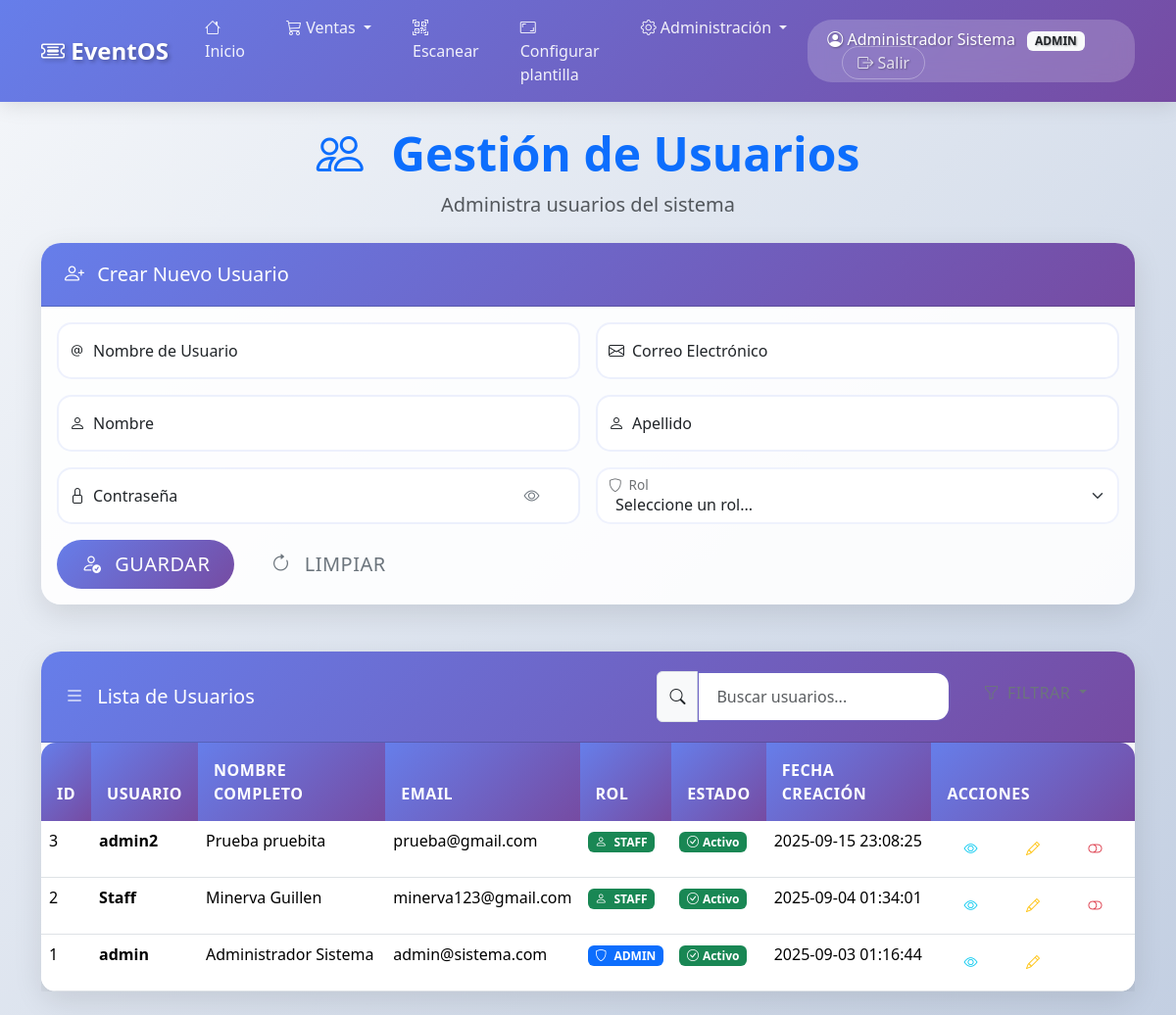
/gestionar_usuarios (signed in), run on the app's committed database.
### tables this page shows
CREATE TABLE usuarios (
            id INTEGER PRIMARY KEY AUTOINCREMENT,
            username TEXT UNIQUE NOT NULL,
            email TEXT UNIQUE NOT NULL,
            password TEXT NOT NULL,
            nombre TEXT NOT NULL,
            apellido TEXT NOT NULL,
            rol TEXT NOT NULL CHECK(rol IN ('admin', 'staff')),
            activo INTEGER DEFAULT 1,
            fecha_creacion DATETIME DEFAULT CURRENT_TIMESTAMP
        );

### app.py (the view)
@app.route("/gestionar_usuarios")
@solo_admin
def gestionar_usuarios():
    conexion = conectar_bd()
    cursor = conexion.cursor()
    cursor.execute("SELECT * FROM usuarios ORDER BY fecha_creacion DESC")
    usuarios = rows_to_dicts(cursor.fetchall())
    conexion.close()
    return render_template("gestionar_usuarios.html",
                           usuarios=usuarios,
                           usuario=session,
                           rol=session["rol"])

### templates/gestionar_usuarios.html (shortened to what this page needs)
{% extends "base.html" %}
{% block content %}
<div class="container">
    <div class="row">
        <div class="col-12">
            <div class="text-center mb-4 fade-in">
                <h2 class="display-5 fw-bold text-primary">
                    <i class="bi bi-people me-3"></i>
                    Gestión de Usuarios
                </h2>
                <p class="lead text-muted">Administra usuarios del sistema</p>
            </div>
        </div>
    </div>
    <div class="row mb-5">
        <div class="col-12">
            <div class="card slide-in">
                <div class="card-header">
                    <h5 class="mb-0">
                        <i class="bi bi-person-plus me-2"></i>
                        Crear Nuevo Usuario
                    </h5>
                </div>
                <div class="card-body">
                    <form action="{{ url_for('crear_usuario') }}" method="post" id="usuarioForm" novalidate>
                        <div class="row g-3">
                            <div class="col-md-6">
                                <div class="form-floating">
                                    <input type="text" class="form-control" id="username" name="username" placeholder="Usuario" required>
                                    <label for="username">
                                    </label>
                                </div>
                            </div>
                            <div class="col-md-6">
                                <div class="form-floating">
                                    <input type="email" class="form-control" id="email" name="email" placeholder="Email" required>
                                    <label for="email">
                                    </label>
                                </div>
                            </div>
                            <div class="col-md-6">
                                <div class="form-floating">
                                    <input type="text" class="form-control" id="nombre" name="nombre" placeholder="Nombre" required>
                                    <label for="nombre">
                                    </label>
                                </div>
                            </div>
                            <div class="col-md-6">
                                <div class="form-floating">
                                    <input type="text" class="form-control" id="apellido" name="apellido" placeholder="Apellido" required>
                                    <label for="apellido">
                                    </label>
                                </div>
                            </div>
                            <div class="col-md-6">
                                <div class="form-floating position-relative">
                                    <input type="password" class="form-control" id="password" name="password" placeholder="Contraseña" minlength="8" required>
                                    <label for="password">
                                    </label>
                                    <button type="button" class="btn btn-outline-secondary position-absolute end-0 top-50 translate-middle-y me-3" onclick="togglePasswordVisibility('password')" style="border: none; background: none;">
                                        <i class="bi bi-eye" id="password-toggle-icon"></i>
                                    </button>
                                </div>
                            </div>
                            <div class="col-md-6">
                                <div class="form-floating">
                                    <select class="form-select" id="rol" name="rol" required>
                                        <option value="" disabled selected>Seleccione un rol...</option>
                                    </select>
                                    <label for="rol">
                                    </label>
                                </div>
                            </div>
                            <div class="col-12">
                                <button type="submit" class="btn btn-primary btn-lg">
                                    <i class="bi bi-person-check me-2"></i>
                                    Guardar
                                </button>
                                <button type="reset" class="btn btn-outline-secondary btn-lg ms-2">
                                    <i class="bi bi-arrow-clockwise me-2"></i>
                                    Limpiar
                                </button>
                            </div>
                        </div>
                    </form>
                </div>
            </div>
        </div>
    </div>
    <div class="row">
        <div class="col-12">
            <div class="card fade-in">
                <div class="card-header d-flex justify-content-between align-items-center">
                    <h5 class="mb-0">
                        <i class="bi bi-list me-2"></i>
                        Lista de Usuarios
                    </h5>
                    <div class="d-flex gap-2">
                        <div class="input-group" style="max-width: 300px;">
                            <span class="input-group-text">
                                <i class="bi bi-search"></i>
                            </span>
                            <input type="text" class="form-control" id="searchInput" placeholder="Buscar usuarios...">
                        </div>
                        <div class="dropdown">
                            <button class="btn btn-outline-secondary dropdown-toggle" type="button" data-bs-toggle="dropdown">
                                <i class="bi bi-funnel me-2"></i>Filtrar
                            </button>
                        </div>
                    </div>
                </div>
                <div class="card-body p-0">
                    <div class="table-responsive">
                        <table class="table table-hover mb-0" id="usuariosTable">
                            <thead>
                                <tr>
                                    <th>ID</th>
                                    <th>Usuario</th>
                                    <th>Nombre Completo</th>
                                    <th>Email</th>
                                    <th>Rol</th>
                                    <th>Estado</th>
                                    <th>Fecha Creación</th>
                                    <th>Acciones</th>
                                </tr>
                            </thead>
                            <tbody>
                                {% for usuario in usuarios %}
                                <tr data-rol="{{ usuario.rol }}" data-estado="{{ usuario.activo }}">
                                    <td>{{ usuario.id }}</td>
                                    <td>
                                        <strong>{{ usuario.username }}</strong>
                                    </td>
                                    <td>{{ usuario.nombre }} {{ usuario.apellido }}</td>
                                    <td>{{ usuario.email }}</td>
                                    <td>
                                        <span class="badge bg-{% if usuario.rol == 'admin' %}primary{% else %}success{% endif %}">
                                            <i class="bi bi-{% if usuario.rol == 'admin' %}shield{% else %}person{% endif %} me-1"></i>
                                            {{ usuario.rol|upper }}
                                        </span>
                                    </td>
                                    <td>
                                        <span class="badge bg-{% if usuario.activo %}success{% else %}secondary{% endif %}">
                                            {% if usuario.activo %}
                                                <i class="bi bi-check-circle me-1"></i>Activo
                                            {% else %}
                                                <i class="bi bi-x-circle me-1"></i>Inactivo
                                            {% endif %}
                                        </span>
                                    </td>
                                    <td>{{ usuario.fecha_creacion[:19] if usuario.fecha_creacion else 'N/A' }}</td>
                                    <td>
                                        <div class="btn-group btn-group-sm">
                                            <button type="button" class="btn btn-outline-info" onclick="verDetalleUsuario('{{ usuario.id }}')" title="Ver detalles">
                                                <i class="bi bi-eye"></i>
                                            </button>
                                            <button type="button" class="btn btn-outline-warning" onclick="editarUsuario('{{ usuario.id }}')" title="Editar">
                                                <i class="bi bi-pencil"></i>
                                            </button>
                                            {% if usuario.id != session.usuario_id %}
                                            <button type="button" class="btn btn-outline-{% if usuario.activo %}danger{% else %}success{% endif %}" onclick="toggleUsuarioEstado('{{ usuario.id }}', '{{ usuario.activo }}')" title="{% if usuario.activo %}Desactivar{% else %}Activar{% endif %}">
                                                <i class="bi bi-{% if usuario.activo %}toggle-off{% else %}toggle-on{% endif %}"></i>
                                            </button>
                                            {% endif %}
                                        </div>
                                    </td>
                                </tr>
                                {% endfor %}
                            </tbody>
                        </table>
                    </div>
                </div>
            </div>
        </div>
    </div>
</div>
{% endblock %}

### templates/base.html (shortened to what this page needs)
<!DOCTYPE html>
<html lang="es">
<head>
    <link href="https://cdnjs.cloudflare.com/ajax/libs/bootstrap/5.3.2/css/bootstrap.min.css" rel="stylesheet">
    <link href="https://cdnjs.cloudflare.com/ajax/libs/bootstrap-icons/1.11.1/font/bootstrap-icons.min.css" rel="stylesheet">
    <link href="https://cdnjs.cloudflare.com/ajax/libs/animate.css/4.1.1/animate.min.css" rel="stylesheet">
</head>
<body>
    {% if session.usuario_id %}
    <nav class="navbar navbar-expand-lg navbar-dark sticky-top">
        <div class="container">
            <a class="navbar-brand" href="{{ url_for('inicio') }}">
                <i class="bi bi-ticket-detailed"></i>
                EventOS
            </a>
            <div class="collapse navbar-collapse" id="navbarNav">
                <ul class="navbar-nav me-auto">
                    <li class="nav-item">
                        <a class="nav-link" href="{{ url_for('inicio') }}">
                            <i class="bi bi-house"></i> Inicio
                        </a>
                    </li>
                    {% if session.rol in ['admin', 'staff'] %}
                    <li class="nav-item dropdown">
                        <a class="nav-link dropdown-toggle" href="#" id="ventasDropdown" role="button" data-bs-toggle="dropdown">
                            <i class="bi bi-cart3"></i> Ventas
                        </a>
                    </li>
                    <li class="nav-item">
                        <a class="nav-link" href="{{ url_for('escanear') }}">
                            <i class="bi bi-qr-code-scan"></i> Escanear
                        </a>
                    </li>
                    <li class="nav-item">
                        <a class="nav-link" href="{{ url_for('configurar_plantilla') }}">
                            <i class="bi bi-aspect-ratio"></i> Configurar plantilla
                        </a>
                    </li>
                    {% endif %}
                    {% if session.rol == 'admin' %}
                    <li class="nav-item dropdown">
                        <a class="nav-link dropdown-toggle" href="#" id="adminDropdown" role="button" data-bs-toggle="dropdown">
                            <i class="bi bi-gear"></i> Administración
                        </a>
                    </li>
                    {% endif %}
                </ul>
                <div class="user-info">
                    <i class="bi bi-person-circle"></i>
                    {{ session.nombre }} {{ session.apellido }}
                    <span class="badge bg-light text-dark ms-2">{{ session.rol|upper }}</span>
                    <a href="{{ url_for('logout') }}" class="logout-link">
                        <i class="bi bi-box-arrow-right"></i> Salir
                    </a>
                </div>
            </div>
        </div>
    </nav>
    {% endif %}
    <main class="container-fluid py-4">
        {% block content %}{% endblock %}
    </main>
</body>
</html>

### data on the page
usuarios: nombre "Administrador", apellido "Sistema", id "1", username "admin", email "admin@sistema.com", rol "ADMIN", activo 1 (drawn), fecha_creacion "2025-09-03 01:16:44"
usuarios: id "3", username "admin2", nombre "Prueba", apellido "pruebita", email "prueba@gmail.com", rol "STAFF", activo 1 (drawn), fecha_creacion "2025-09-15 23:08:25"
usuarios: id "2", username "Staff", nombre "Minerva", apellido "Guillen", email "minerva123@gmail.com", rol "STAFF", activo 1 (drawn), fecha_creacion "2025-09-04 01:34:01"

### other printed values
{{ session.rol|upper }} "ADMIN"
